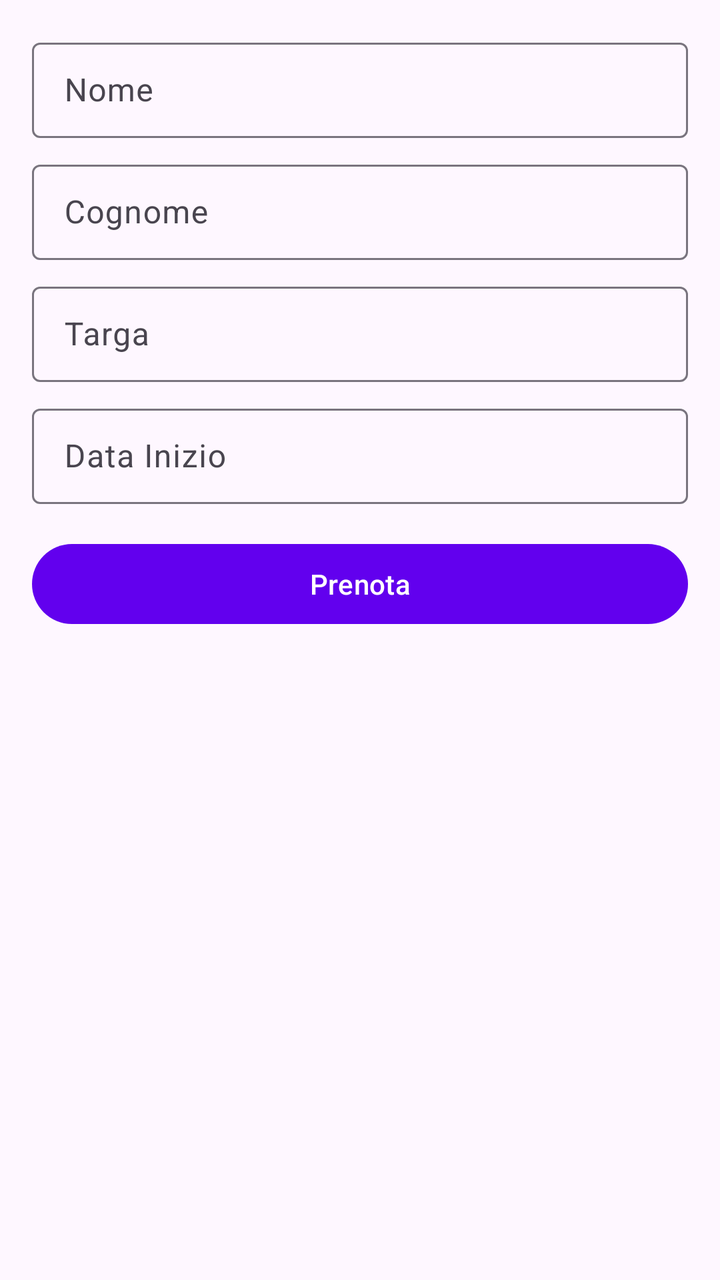
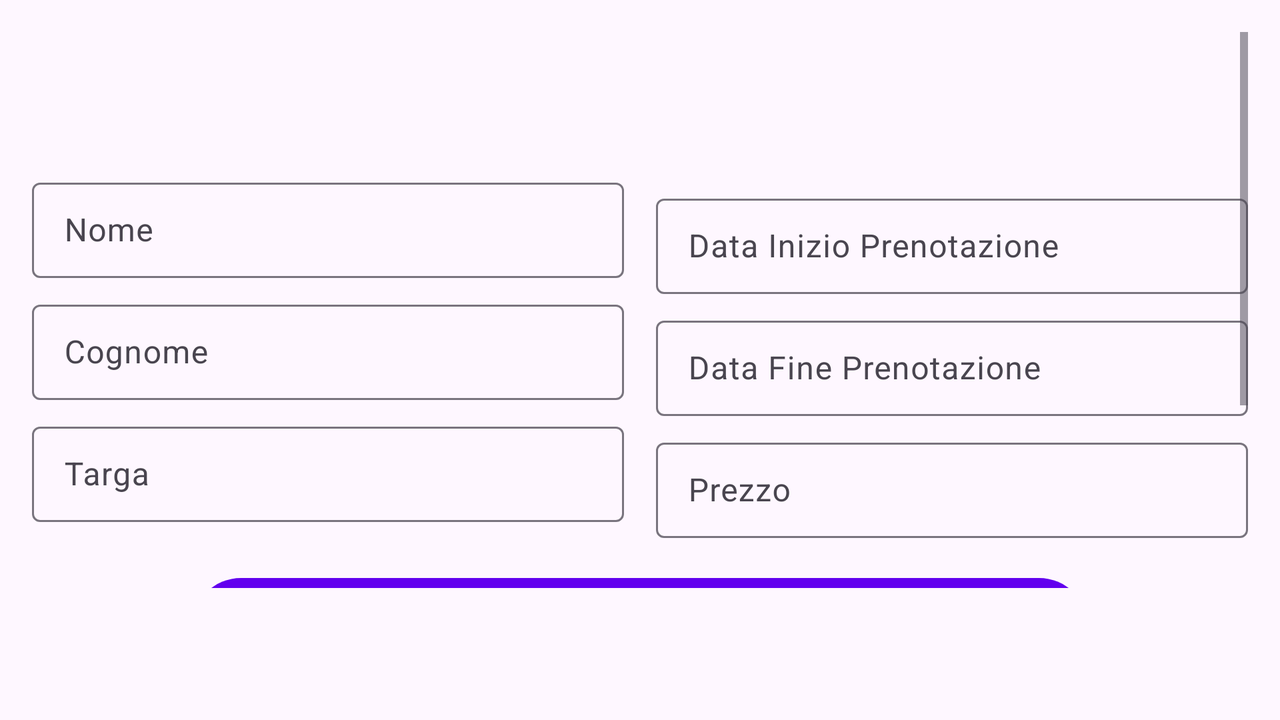

Compare how this app lays out the same screen by default and in its alternative resource folder. The renders come first, then the two layout files and the values they reference.
<!-- AndroidManifest.xml: application theme Theme.SmartParking -->
<!-- res/layout/activity_prenota_posto.xml -->
<?xml version="1.0" encoding="utf-8"?>
<ScrollView
        xmlns:android="http://schemas.android.com/apk/res/android"
        android:layout_width="match_parent"
        android:layout_height="match_parent"
        android:padding="16dp">

    <LinearLayout
            android:layout_width="match_parent"
            android:layout_height="wrap_content"
            android:orientation="vertical">

        
        <com.google.android.material.textfield.TextInputLayout
                android:id="@+id/textInputNome"
                style="@style/Widget.Material3.TextInputLayout.OutlinedBox.Dense"
                android:layout_width="match_parent"
                android:layout_height="wrap_content"
                android:hint="Nome">
            <com.google.android.material.textfield.TextInputEditText
                    android:id="@+id/editNome"
                    android:layout_width="match_parent"
                    android:layout_height="wrap_content"/>
        </com.google.android.material.textfield.TextInputLayout>

        
        <com.google.android.material.textfield.TextInputLayout
                android:id="@+id/textInputCognome"
                style="@style/Widget.Material3.TextInputLayout.OutlinedBox.Dense"
                android:layout_width="match_parent"
                android:layout_height="wrap_content"
                android:hint="Cognome"
                android:layout_marginTop="8dp">
            <com.google.android.material.textfield.TextInputEditText
                    android:id="@+id/editCognome"
                    android:layout_width="match_parent"
                    android:layout_height="wrap_content"/>
        </com.google.android.material.textfield.TextInputLayout>

        
        <com.google.android.material.textfield.TextInputLayout
                android:id="@+id/textInputTarga"
                style="@style/Widget.Material3.TextInputLayout.OutlinedBox.Dense"
                android:layout_width="match_parent"
                android:layout_height="wrap_content"
                android:hint="Targa"
                android:layout_marginTop="8dp">
            <com.google.android.material.textfield.TextInputEditText
                    android:id="@+id/editTarga"
                    android:layout_width="match_parent"
                    android:layout_height="wrap_content"/>
        </com.google.android.material.textfield.TextInputLayout>

        
        <com.google.android.material.textfield.TextInputLayout
                android:id="@+id/textInputDataInizio"
                style="@style/Widget.Material3.TextInputLayout.OutlinedBox.Dense"
                android:layout_width="match_parent"
                android:layout_height="wrap_content"
                android:hint="Data Inizio"
                android:layout_marginTop="8dp">
            <com.google.android.material.textfield.TextInputEditText
                    android:id="@+id/editDataInizio"
                    android:layout_width="match_parent"
                    android:layout_height="wrap_content"
                    android:focusable="false" />
        </com.google.android.material.textfield.TextInputLayout>

        
        <com.google.android.material.button.MaterialButton
                android:id="@+id/btnPrenota"
                android:layout_width="match_parent"
                android:layout_height="wrap_content"
                android:text="Prenota"
                android:layout_marginTop="16dp"/>
    </LinearLayout>
</ScrollView>
<!-- resources referenced by this layout -->
<resources>
  <style name="Theme.SmartParking" parent="Theme.Material3.Light.NoActionBar">
          
          <item name="colorPrimary">@color/purple_500</item>
          <item name="colorSecondary">@color/teal_200</item>
          
          <item name="android:statusBarColor">@color/purple_500</item>
          
          <item name="android:navigationBarColor">@color/purple_500</item>
      </style>
  <color name="purple_500">#FF6200EE</color>
  <color name="teal_200">#FF03DAC5</color>
</resources>
<!-- res/layout-land/activity_prenota_posto.xml (the author's variant of the layout above) -->
<!-- drawn on the phone turned sideways -->
<?xml version="1.0" encoding="utf-8"?>
<androidx.coordinatorlayout.widget.CoordinatorLayout
        xmlns:android="http://schemas.android.com/apk/res/android"
        android:layout_width="match_parent"
        android:layout_height="match_parent">

    <ScrollView
            android:layout_width="match_parent"
            android:layout_height="match_parent"
            android:padding="16dp"
            android:layout_marginBottom="50dp"
            android:fillViewport="true">

        
        <LinearLayout
                android:layout_marginTop="70dp"
                android:layout_width="match_parent"
                android:layout_height="wrap_content"
                android:orientation="vertical">

            
            <LinearLayout
                    android:layout_width="match_parent"
                    android:layout_height="wrap_content"
                    android:orientation="horizontal"
                    android:weightSum="2">

                
                <LinearLayout
                        android:layout_width="0dp"
                        android:layout_height="wrap_content"
                        android:layout_weight="1"
                        android:orientation="vertical">

                    
                    <com.google.android.material.textfield.TextInputLayout
                            android:id="@+id/textInputNome"
                            style="@style/Widget.Material3.TextInputLayout.OutlinedBox.Dense"
                            android:layout_width="match_parent"
                            android:layout_height="wrap_content"
                            android:hint="Nome">
                        <com.google.android.material.textfield.TextInputEditText
                                android:id="@+id/editNome"
                                android:layout_width="match_parent"
                                android:layout_height="wrap_content"
                                android:inputType="none"
                                android:focusable="false"
                                android:enabled="false"/>
                    </com.google.android.material.textfield.TextInputLayout>

                    
                    <com.google.android.material.textfield.TextInputLayout
                            android:id="@+id/textInputCognome"
                            style="@style/Widget.Material3.TextInputLayout.OutlinedBox.Dense"
                            android:layout_width="match_parent"
                            android:layout_height="wrap_content"
                            android:hint="Cognome"
                            android:layout_marginTop="8dp">
                        <com.google.android.material.textfield.TextInputEditText
                                android:id="@+id/editCognome"
                                android:layout_width="match_parent"
                                android:layout_height="wrap_content"
                                android:inputType="none"
                                android:focusable="false"
                                android:enabled="false"/>
                    </com.google.android.material.textfield.TextInputLayout>

                    
                    <com.google.android.material.textfield.TextInputLayout
                            android:id="@+id/textInputTarga"
                            style="@style/Widget.Material3.TextInputLayout.OutlinedBox.Dense"
                            android:layout_width="match_parent"
                            android:layout_height="wrap_content"
                            android:hint="Targa"
                            android:layout_marginTop="8dp">
                        <com.google.android.material.textfield.TextInputEditText
                                android:id="@+id/editTarga"
                                android:layout_width="match_parent"
                                android:layout_height="wrap_content"
                                android:inputType="none"
                                android:focusable="false"
                                android:enabled="false"/>
                    </com.google.android.material.textfield.TextInputLayout>
                </LinearLayout>

                
                <LinearLayout
                        android:layout_width="0dp"
                        android:layout_height="wrap_content"
                        android:layout_weight="1"
                        android:orientation="vertical"
                        android:layout_marginStart="16dp">

                    
                    <com.google.android.material.textfield.TextInputLayout
                            android:id="@+id/textInputDataInizio"
                            style="@style/Widget.Material3.TextInputLayout.OutlinedBox.Dense"
                            android:layout_width="match_parent"
                            android:layout_height="wrap_content"
                            android:hint="Data Inizio Prenotazione"
                            android:layout_marginTop="8dp">
                        <com.google.android.material.textfield.TextInputEditText
                                android:id="@+id/editDataInizio"
                                android:layout_width="match_parent"
                                android:layout_height="wrap_content"
                                android:focusable="false"/>
                    </com.google.android.material.textfield.TextInputLayout>

                    
                    <com.google.android.material.textfield.TextInputLayout
                            android:id="@+id/textInputDataFine"
                            style="@style/Widget.Material3.TextInputLayout.OutlinedBox.Dense"
                            android:layout_width="match_parent"
                            android:layout_height="wrap_content"
                            android:hint="Data Fine Prenotazione"
                            android:layout_marginTop="8dp">
                        <com.google.android.material.textfield.TextInputEditText
                                android:id="@+id/editDataFine"
                                android:layout_width="match_parent"
                                android:layout_height="wrap_content"
                                android:focusable="false"/>
                    </com.google.android.material.textfield.TextInputLayout>

                    
                    <com.google.android.material.textfield.TextInputLayout
                            android:id="@+id/textInputPrezzo"
                            style="@style/Widget.Material3.TextInputLayout.OutlinedBox.Dense"
                            android:layout_width="match_parent"
                            android:layout_height="wrap_content"
                            android:hint="Prezzo"
                            android:layout_marginTop="8dp">
                        <com.google.android.material.textfield.TextInputEditText
                                android:id="@+id/editPrezzo"
                                android:layout_width="match_parent"
                                android:layout_height="wrap_content"
                                android:focusable="false"/>
                    </com.google.android.material.textfield.TextInputLayout>
                </LinearLayout>
            </LinearLayout>

            
            <com.google.android.material.button.MaterialButton
                    android:id="@+id/btnPrenota"
                    android:layout_width="match_parent"
                    android:layout_height="wrap_content"
                    android:text="Prenota"
                    android:layout_marginTop="16dp"
                    android:paddingVertical="15dp"
                    android:layout_marginHorizontal="80dp"
                    android:layout_marginBottom="120dp"/>
        </LinearLayout>

    </ScrollView>
</androidx.coordinatorlayout.widget.CoordinatorLayout>
